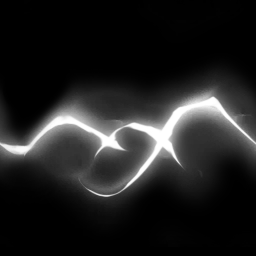
#> input picture Tools/ImageProcessing/1.png, 256 x 256 px, found by its file name
$ python ImageChannelMerge.py
#> lines starting #> are read from the running program, lines starting #| are printed output that depends on the picture
import cv2

# Three RGB images take one channel respectively to synthesize one RGB image
def Merge0():
    b = cv2.imread("D:/workspace/BBearEditor/Tools/ImageProcessing/1.png")
#> b is the input picture: shape (256, 256, 3); min 0, max 255, mean 32.5
    g = cv2.imread("D:/workspace/BBearEditor/Tools/ImageProcessing/2.png")
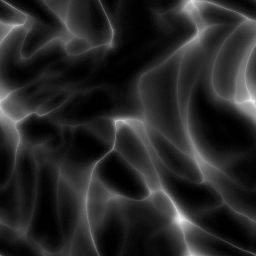
#> input picture Tools/ImageProcessing/2.png, 256 x 256 px, found by its file name
#> g is the input picture: shape (256, 256, 3); min 0, max 248, mean 39.6
    r = cv2.imread("D:/workspace/BBearEditor/Tools/ImageProcessing/3.png")
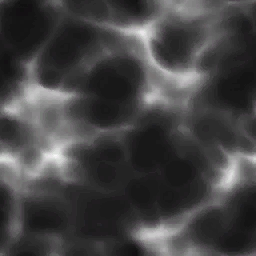
#> input picture Tools/ImageProcessing/3.png, 256 x 256 px, found by its file name
#> r is the input picture: shape (256, 256, 3); mean B, G, R 67.6, 67, 67.6

    b = cv2.cvtColor(b, cv2.COLOR_RGB2GRAY)
#> b: shape (256, 256)
    g = cv2.cvtColor(g, cv2.COLOR_RGB2GRAY)
#> g: shape (256, 256)
    r = cv2.cvtColor(r, cv2.COLOR_RGB2GRAY)
#> r: shape (256, 256)

    merged = cv2.merge([b, g, r])
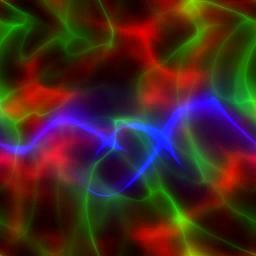
#> merged: shape (256, 256, 3); mean of channels 0, 1, 2 32.5, 39.6, 67.2; drawn as B, G, R
    cv2.imwrite("D:/workspace/BBearEditor/Tools/ImageProcessing/merged.png", merged)
    return

Merge0()
